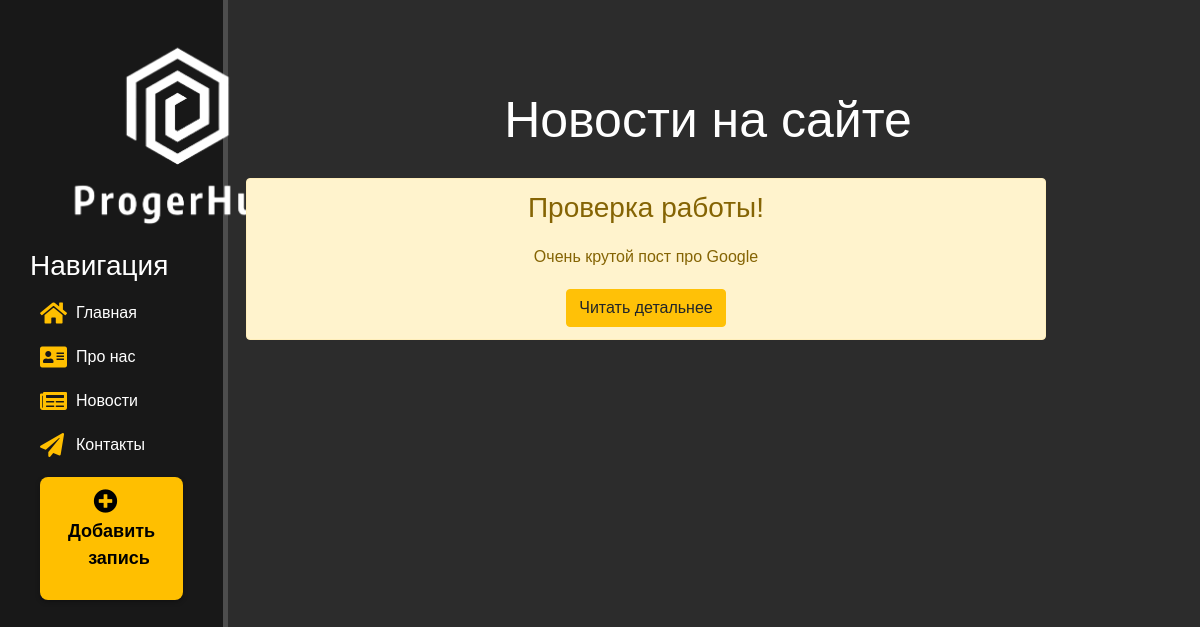
The page /news/ on the database as committed earlier.
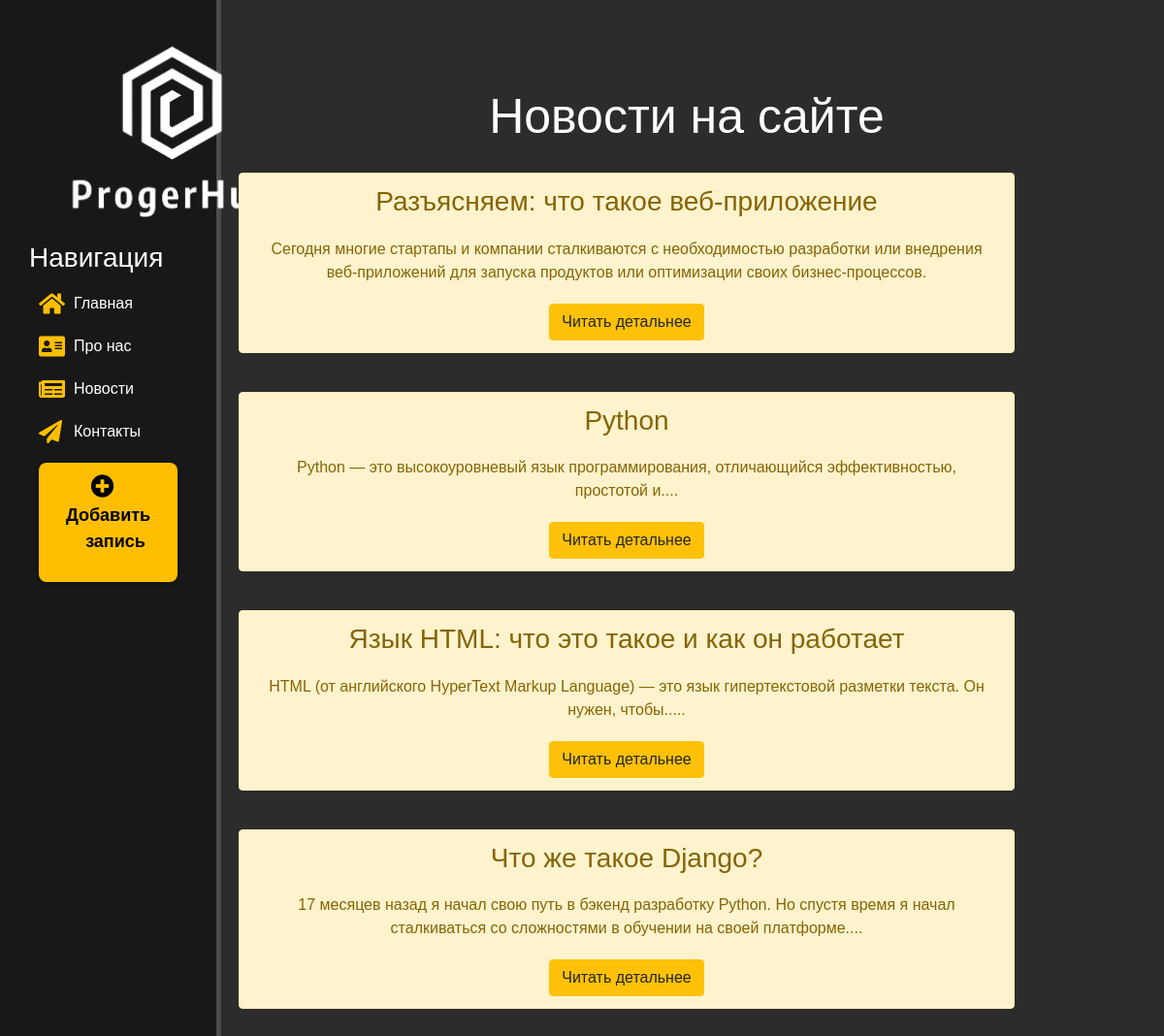
The same page on the database as committed later.
### news/models.py (models this page shows, shortened)
class Articles(models.Model):
    title = models.CharField('Название', max_length=50)
    anons = models.CharField('Анонс', max_length=250)
    full_text = models.TextField('Статья')
    date = models.DateTimeField('Дата публикации')
    class Meta:
        verbose_name = 'Новость'
        verbose_name_plural = 'Новости'

### news/views.py (the view)
# urls.py: path('', views.news_home, name='news_home'),
def news_home(request):
    news = Articles.objects.order_by('-date')
    return render(request, 'news/news_home.html', {'news': news})

### news/templates/news/news_home.html (shortened to what this page needs)
{% extends 'main/layout.html' %}
{% block content %}
    <div class="features">
        <h1>Новости на сайте</h1>
        {% if news %}
            {% for el in news %}
                <div class="alert alert-warning">
                    <h3>{{ el.title }}</h3>
                    <p class="anons">{{ el.anons }}</p>
                    <a href="{% url 'news-detail' el.id %}" class="btn btn-warning">Читать детальнее</a>
                </div>
            {% endfor %}
        {% else %}
            <p>У вас нет записей!</p>
        {% endif %}
    </div>
{% endblock %}

### main/templates/main/layout.html (shortened to what this page needs)
{% load static %}
<!DOCTYPE html>
<html lang="ru">
<head>
    <link rel="stylesheet" href="https://stackpath.bootstrapcdn.com/bootstrap/4.5.2/css/bootstrap.min.css">
    <link rel="stylesheet" href="{% static 'main/css/main.css' %}">
    <link rel="stylesheet" href="https://use.fontawesome.com/releases/v5.8.2/css/all.css">
</head>
<body>
    <aside class="sidebar">
        <header class="logo-header">
            <img src="{% static 'main/img/1.png' %}" alt="Лого" class="logo-img">
        </header>
        <nav>
            <h3 class="navigation">Навигация</h3>
            <ul class="nav-list">
                <li><a href="{% url 'home' %}"><i class="fas fa-home"></i> Главная</a></li>
                <li><a href="{% url 'about' %}"><i class="fas fa-address-card"></i> Про нас</a></li>
                <li><a href="{% url 'news_home' %}"><i class="fas fa-newspaper"></i> Новости</a></li>
                <li><a href="{% url 'contacts' %}"><i class="fas fa-paper-plane"></i> Контакты</a></li>
                <li><a href="{% url 'create' %}"><button class="btn btn-info"><i class="fas fa-plus-circle"></i> Добавить <p class="zapis">запись</p></button></a></li>
            </ul>
        </nav>
    </aside>
    <main class="main-content">
        {% block content %}
        {% endblock %}
    </main>
</body>
</html>

### main/static/main/css/main.css (style rules this page uses)
body { background-color: #2c2c2c; font-family: Arial, sans-serif; }
.navigation { position: top; }
.sidebar { float: left; background-color: #181818; width: 19%; padding: 2.5%; height: 150vh; color: #ffffff; border-right: 5px solid #4d4d4d; box-sizing: border-box; }
.logo-header { display: flex; align-items: center; margin-bottom: 20px; }
.logo-img { width: 300px; margin-right: -50px; }
.nav-list { list-style: none; padding: 0; margin: 0; }
.nav-list i { margin-right: 12px; width: 24px; text-align: center; font-size: 24px; color: #FFBF00; display: inline-block; }
.nav-list a { color: #fff; text-decoration: none; transition: color 0.2s ease; display: flex; align-items: center; padding: 10px; }
.nav-list button { background-color: #FFBF00; color: #000; border: none; padding: 12px 25px; font-size: 18px; cursor: pointer; border-radius: 8px; transition: background-color 0.3s ease, transform 0.2s ease; width: 100%; box-sizing: border-box; font-weight: 600; outline: none; box-shadow: 0 2px 5px rgba(0, 0, 0, 0.3); }
.nav-list button i { color: #000; }
.main-content { float: left; width: 80%; padding: 20px; box-sizing: border-box; }
.features { margin-top: 70px; text-align: center; color: #fff; }
.features h1 { font-size: 50px; }
.features p { max-width: 1000px; margin: 20px auto; }
.alert-warning { float: right; clear: both; width: 800px; margin: 20px 35%; text-align: left 1px; left: 200px; }
.anons { margin-left: 32%; }

### main/templates/main/layout.html (style rules this page uses)
.zapis { margin-left: 15px; }

Rows that differ between the two databases and show on the page:
removed Articles: title "Проверка работы!", anons "Очень крутой пост про Google"
added Articles: title "Разъясняем: что такое веб-приложение", anons "Сегодня многие стартапы и компании сталкиваются с необходимостью разработки или внедрения веб-приложений для запуска продуктов или оптимизации своих бизнес-процессов."
added Articles: title "Python", anons "Python — это высокоуровневый язык программирования, отличающийся эффективностью, простотой и...."
added Articles: title "Язык HTML: что это такое и как он работает", anons "HTML (от английского HyperText Markup Language) — это язык гипертекстовой разметки текста. Он нужен, чтобы....."
added Articles: title "Что же такое Django?", anons "17 месяцев назад я начал свою путь в бэкенд разработку Python. Но спустя время я начал сталкиваться со сложностями в обучении на своей платформе...."
